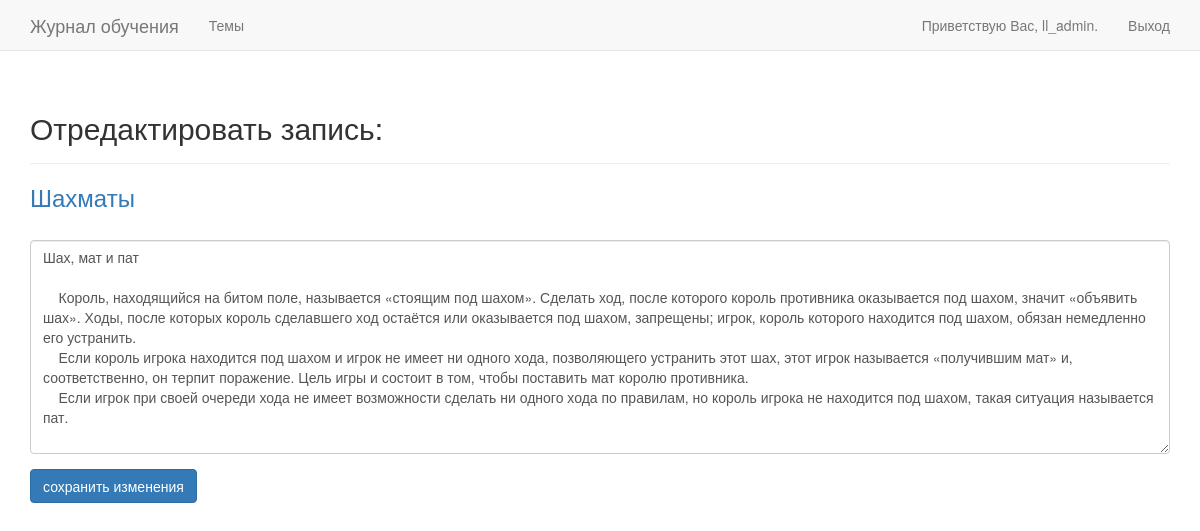
The app's page /edit_entry/8/ (signed in) with its own data.
### learning_logs/models.py (models this page shows, shortened)
class Topic(models.Model):
    text = models.CharField(max_length=200)
    date_added = models.DateTimeField(auto_now_add=True)
    owner = models.ForeignKey(User, on_delete=models.CASCADE)
    def __str__(self):
        return self.text

class Entry(models.Model):
    topic = models.ForeignKey(Topic, on_delete=models.CASCADE)
    text = models.TextField()
    date_added = models.DateTimeField(auto_now_add=True)
    class Meta:
        verbose_name_plural = 'entries'

### learning_logs/views.py (the view)
# urls.py: path('edit_entry/<entry_id>/', views.edit_entry, name='edit_entry'),
@login_required
def edit_entry(request, entry_id):
    entry = Entry.objects.get(id=entry_id)
    topic = entry.topic
    if topic.owner != request.user:
        raise Http404
    if request.method != 'POST':
        form = EntryForm(instance=entry)
    else:
        form = EntryForm(instance=entry, data=request.POST)
        if form.is_valid():
            form.save()
            return HttpResponseRedirect(reverse('learning_logs:topic',
                                                args=[topic.id]))
    context = {'entry': entry, 'topic': topic, 'form': form}
    return render(request, 'learning_logs/edit_entry.html', context)

### learning_logs/forms.py
class EntryForm(forms.ModelForm):
    class Meta:
        model = Entry
        fields = ['text']
        labels = {'text': ''}
        widgets = {'text': forms.Textarea(attrs={'cols': 80})}

### learning_logs/templates/learning_logs/edit_entry.html (shortened to what this page needs)
<!DOCTYPE html>
<html lang="en">
<head>
</head>
<body>
{% extends "learning_logs/base.html" %}
{% load bootstrap3 %}
{% block header %}
  <h2>Отредактировать запись:</h2>
{% endblock header %}
{% block content %}
  <h3><a href="{% url 'learning_logs:topic' topic.id %}">{{ topic }}</a></h3>
  <form action="{% url 'learning_logs:edit_entry' entry.id %}" method='post'
      class="form">
      {% bootstrap_form form %}
      {% buttons %}
      <button name="submit" class="btn btn-primary">сохранить изменения</button>
      {% endbuttons %}
  </form>
{% endblock content %}

### learning_logs/templates/learning_logs/base.html (shortened to what this page needs)
{% load bootstrap3 %}
<!DOCTYPE html>
<html lang="en">
<head>
    {% bootstrap_css %}
</head>
<body>
<nav class="navbar navbar-default navbar-static-top">
  <div class="container">
    <div class="navbar-header">
      <a class="navbar-brand" href="{% url 'learning_logs:index' %}">
          Журнал обучения</a>
    </div>
    <div id="navbar" class="navbar-collapse collapse">
      <ul class="nav navbar-nav">
          <li><a href="{% url 'learning_logs:topics' %}">Темы</a></li>
      </ul>
      <ul class="nav navbar-nav navbar-right">
        {% if user.is_authenticated %}
          <li><a>Приветствую Вас, {{ user.username }}.</a></li>
          <li><a href="{% url 'users:logout' %}">Выход</a></li>
        {% else %}
          <li><a href="{% url 'users:register' %}">Регистрация</a></li>
          <li><a href="{% url 'users:login' %}">Вход</a></li>
        {% endif %}
      </ul>
    </div>
  </div>
</nav>
    <div class="container">
      <div class="page-header">
        {% block header %}{% endblock header %}
      </div>
      <div>
        {% block content %}{% endblock content %}
      </div>
    </div>
</body>
</html>

### records on screen
Topic: text "Шахматы"
Entry: text "Шах, мат и пат Король, находящийся на битом поле, называется «стоящим под шахом». Сделать ход, после которого король противника оказывается под шахом, значит «объявить шах». Ходы, после которых король сделавшего ход остаётся или оказывается под шахом, запрещены; игрок, король которого находится под шахом, обязан немедленно его устранить. Если король игрока находится под шахом и игрок не имеет ни одного хода, позволяющего устранить этот шах, этот игрок называется «получившим мат» и, соответственно, он терпит поражение. Цель игры и состоит в том, чтобы поставить мат королю противника. Если игрок при своей очереди хода не имеет возможности сделать ни одного хода по правилам, но король игрока…"

### other values on screen
{{ user.username }} "ll_admin"
